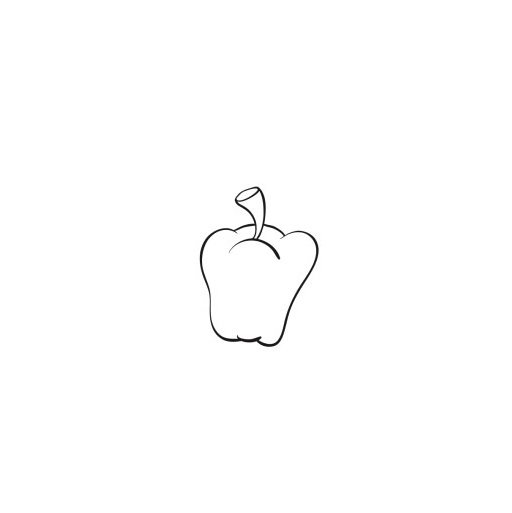
%> input picture Learning_Transformation/pepper_2.jpg, 512 x 513 px
$ octave Map_Seeking_Circuits_Real_Image.m   (GNU Octave 9; MATLAB toolbox functions it lacks are replaced by stand-ins)
%> lines starting %> are read from the running program, lines starting %| are printed output that depends on the picture; in (x1, y1, x2, y2) boxes, pixels count from 0 and x2, y2 are one past the last pixel; in counts of white or black regions, pixels touching at a corner belong together; the program's own positions count from 1
### Learning_Transformation/imagePreProcessing.m
function [ Test_Img ] = imagePreProcessing(filename)
%> called with filename = 'pepper_2.jpg'
%Does the preprocessing on input images. PreProcessing involves performing
%filtering on the image and later doing edge detection on it.

Read_Test_Img = imread(filename);
%> Read_Test_Img is the input picture: size 513x512x3 uint8; mean R, G, B 253.9, 253.9, 253.9

Test_Img_gray = rgb2gray(Read_Test_Img);

[Im, In] = size(Test_Img_gray);
%> Im = 513; In = 512

[~, Thresh] = edge(Test_Img_gray, 'prewitt');
%> Thresh = 0.0656
Test_Img_BW = edge(Test_Img_gray, 'prewitt', Thresh*0.5);
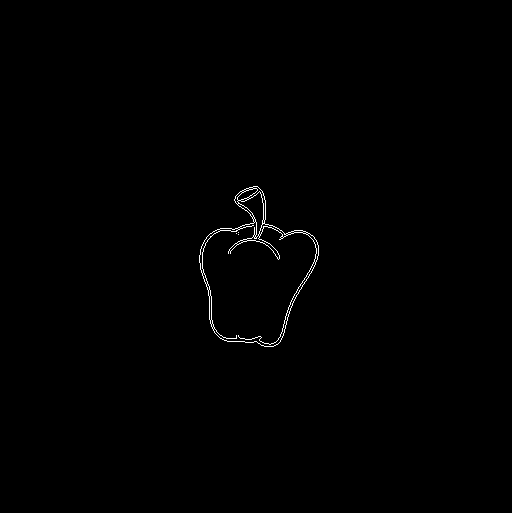
%> Test_Img_BW: size 513x512 logical; 0.42% white in thin lines or dots, all inside (x1, y1, x2, y2) = (199, 186, 319, 347)
se90 = strel('line', 3, 90);
se0 = strel('line', 3, 0);
Test_Img_dilate = imdilate(Test_Img_BW, [se90 se0]);
%> Test_Img_dilate: size 513x512 logical; 1.3% white; 1 white region, box (x1, y1, x2, y2) and area: (198, 185, 320, 348) 3434
Test_Img_Fill = imfill(Test_Img_dilate, 'holes');
%> Test_Img_Fill: size 513x512 logical; 4.7% white; 1 white region, box (x1, y1, x2, y2) and area: (198, 185, 320, 348) 12401
seD = strel('diamond',1);
Test_Img_Final = imerode(Test_Img_Fill,seD);
%> Test_Img_Final: size 513x512 logical; 4.5% white; 1 white region, box (x1, y1, x2, y2) and area: (199, 186, 319, 347) 11943
Test_Img_Erode = imerode(Test_Img_Final,seD);
%> Test_Img_Erode: size 513x512 logical; 4.4% white; 1 white region, box (x1, y1, x2, y2) and area: (200, 187, 318, 346) 11489
BWoutline = edge(Test_Img_Erode);
Test_Img = logical(zeros(Im, In));
Test_Img(BWoutline) = 1;
Test_Img = single(Test_Img);
Test_Img = single(logical(imrotate(Test_Img, 45, 'nearest', 'crop')));
%> Test_Img: size 513x512 single; values 0 (black) and 1 (white), 0.25% white in thin lines or dots, all inside (x1, y1, x2, y2) = (198, 201, 334, 341)
%Test_Img = translate_img(Test_Img, 120, -200);
%Test_Img = Test_Img.*255;

figure(2);
imshow(Test_Img);

end

### Learning_Transformation/Map_Seeking_Circuits_Real_Image.m
clear all;
close all;
clc;

%% Setting up the parameters.

% 1. This sets the number of times MSC architecture will iterate.
iterationCount = 25;

% 2. Read the already stored images from tif image file.
fname = 'Memory_Images.tif';
if exist(fname, 'file') == 2
    info = imfinfo(fname);
    memory_units = numel(info);
    for k = 1:memory_units
        Memory_Img(:,:,k) = single(logical(imread(fname, k, 'Info', info)));
    end
else
    Memory_Img = [];
end

% 3. Layer count: Has the number of layers currently available.

layerCount = 1;

% 4. Set the value of constants k, for multiplication with g.

k_mem = 0.7;
k_xTranslation = 0.5;
k_yTranslation = 0.5;
k_rotation = 0.5;

% 5. Read the matching values of q already stored in the file.

fname = 'q_mem.txt';
if exist(fname, 'file') == 2
    q_mem = dlmread(fname, '\t');
else
    q_mem = [];
end

% 6. Set the parameters for affine transformations.

% I: Image translation

% By how much the image should be translated on x-axis.
xTranslateQuantity = 20;

% By how much the image should be translated on y-axis.
yTranslateQuantity = 20;

% Number of times this x-translation that has to be applied.
xTranslationCount = 30;

% Number of times this y-translation that has to be applied.
yTranslationCount = 3;

% II. Image rotation.

% This term defines the number of times input image should be rotated
rotationCount = 6;

% The precision by which image should be rotated.
rotationQuantity = 15;

% 7. Check whether there are any transformations going on in the circuit.
% Initially the value  of transformation is zero, that is no transformation
% is being done.
Transformation = 0;

% 8. Select the value of gThresh or threshold value of g.
gThresh = 0.3;

% Check whether the mapping layers have converged or not.
xTranslation_converged = 0;
yTranslation_converged = 0;
rotation_converged = 0;
memory_converged = 0;

% If the images are being normalized to single floating point datatype,
% then to display the images, the value of variables should be multiplied
% with 255.

ImageShowNormalize = 255;

%% Read the test image and the image that is to be stored in memory.

% Read the test image and the image that is to be stored in memory and
% later do preprocessing on them.

[Test_Img] = imagePreProcessing('pepper_2.jpg');

%% Initialize the value of g to all ones for the three layers.

if(isempty(Memory_Img))
    Memory_Img(:, :, 1) = Test_Img;
    memory_units = 2;
    imwrite(Memory_Img(:, :, 1), 'Memory_Images.tif');
    [Test_Img] = imagePreProcessing('sailboat_2.jpg');
%> call 2 of imagePreProcessing, with filename = 'sailboat_2.jpg'
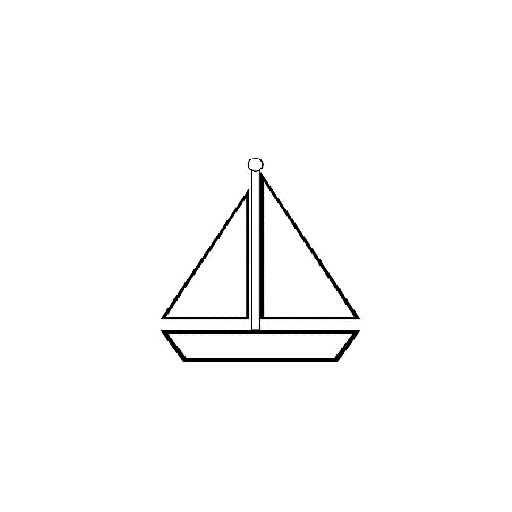
%> input picture Learning_Transformation/sailboat_2.jpg, 512 x 512 px
%> in imagePreProcessing, Read_Test_Img is the input picture: size 512x512x3 uint8; min 0, max 255, mean 250.6
%> in imagePreProcessing (call 2), `[~, Thresh] = edge(Test_Img_gray, 'prewitt');`: Thresh = 0.13
%> in imagePreProcessing (call 2), `Test_Img_BW = edge(Test_Img_gray, 'prewitt', Thresh*0.5);`:
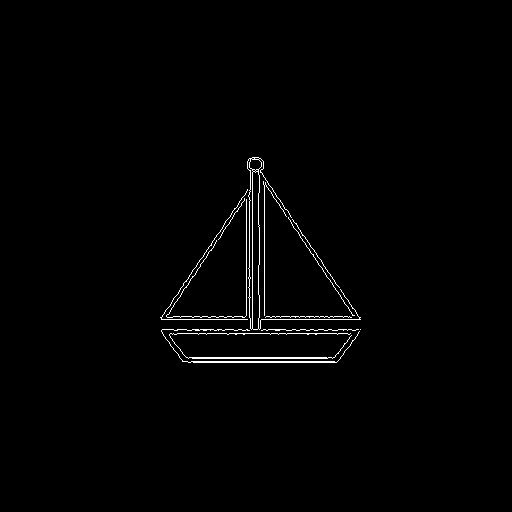
%> Test_Img_BW: size 512x512 logical; 1.1% white in thin lines or dots, all inside (x1, y1, x2, y2) = (160, 157, 361, 363)
%> in imagePreProcessing (call 2), `Test_Img_dilate = imdilate(Test_Img_BW, [se90 se0]);`:
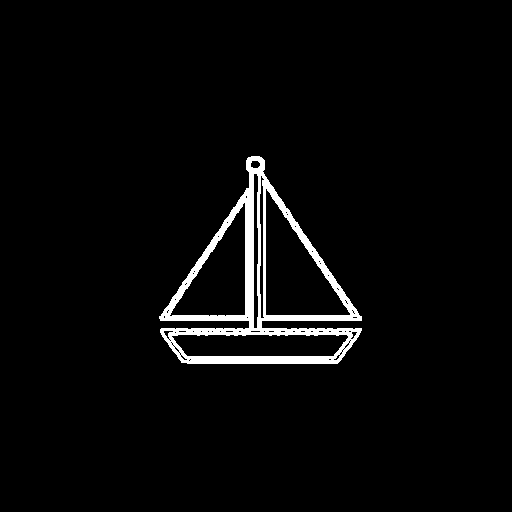
%> Test_Img_dilate: size 512x512 logical; 3.3% white; 1 white region, box (x1, y1, x2, y2) and area: (159, 156, 362, 364) 8623
%> in imagePreProcessing (call 2), `Test_Img_Fill = imfill(Test_Img_dilate, 'holes');`: Test_Img_Fill: size 512x512 logical; 8.7% white; 1 white region, box (x1, y1, x2, y2) and area: (159, 156, 362, 364) 22725
%> in imagePreProcessing (call 2), `Test_Img_Final = imerode(Test_Img_Fill,seD);`: Test_Img_Final: size 512x512 logical; 8.3% white; 1 white region, box (x1, y1, x2, y2) and area: (160, 157, 361, 363) 21765
%> in imagePreProcessing (call 2), `Test_Img_Erode = imerode(Test_Img_Final,seD);`:
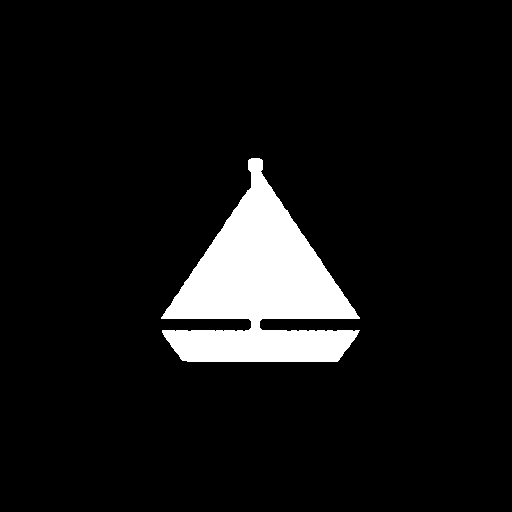
%> Test_Img_Erode: size 512x512 logical; 7.9% white; 1 white region, box (x1, y1, x2, y2) and area: (161, 158, 360, 362) 20818
%> in imagePreProcessing (call 2), `BWoutline = edge(Test_Img_Erode);`:
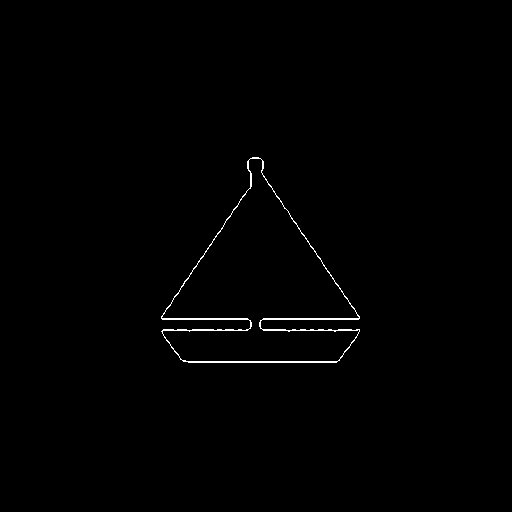
%> BWoutline: size 512x512 logical; 0.6% white in thin lines or dots, all inside (x1, y1, x2, y2) = (161, 157, 360, 363)
%> in imagePreProcessing (call 2), `Test_Img = single(logical(imrotate(Test_Img, 45, 'nearest', 'crop')));`:
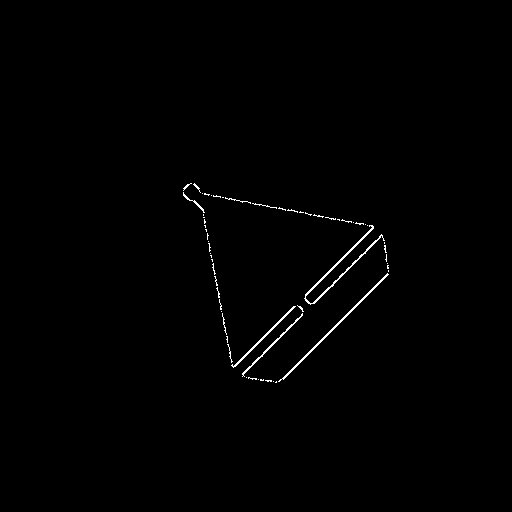
%> Test_Img: size 512x512 single; values 0 (black) and 1 (white), 0.63% white in thin lines or dots, all inside (x1, y1, x2, y2) = (183, 183, 389, 383)
%> (the run ends here)
